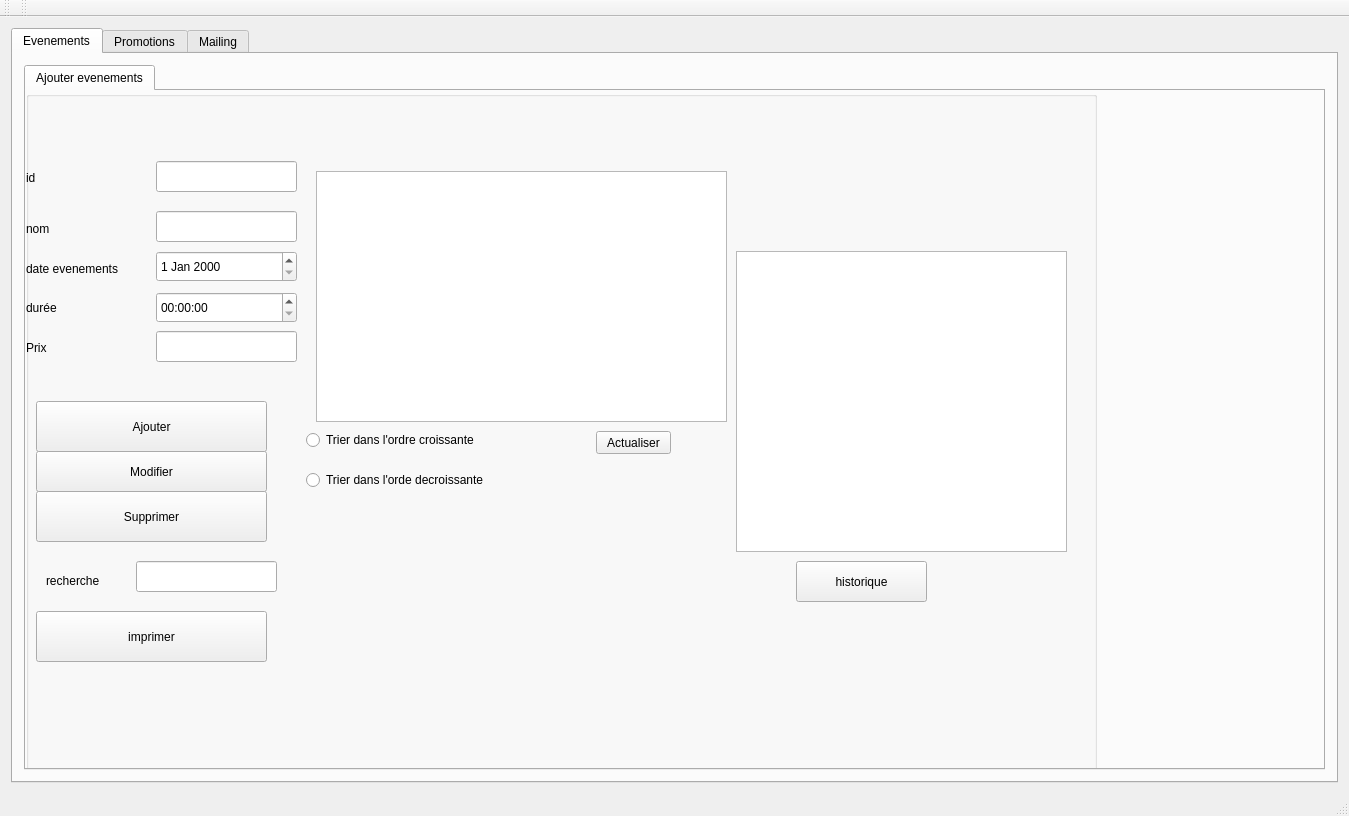
<?xml version="1.0" encoding="UTF-8"?>
<ui version="4.0">
 <class>MainWindow</class>
 <widget class="QMainWindow" name="MainWindow">
  <property name="geometry">
   <rect>
    <x>0</x>
    <y>0</y>
    <width>1349</width>
    <height>816</height>
   </rect>
  </property>
  <property name="windowTitle">
   <string>Gestion des Clients</string>
  </property>
  <property name="styleSheet">
   <string notr="true"/>
  </property>
  <widget class="QWidget" name="centralWidget">
   <layout class="QGridLayout" name="gridLayout_2">
    <item row="0" column="0">
     <widget class="QTabWidget" name="tabWidget_2">
      <property name="currentIndex">
       <number>0</number>
      </property>
      <widget class="QWidget" name="tab_5">
       <attribute name="title">
        <string>Evenements</string>
       </attribute>
       <layout class="QGridLayout" name="gridLayout_4">
        <item row="0" column="0">
         <widget class="QTabWidget" name="tabWidget">
          <property name="enabled">
           <bool>true</bool>
          </property>
          <property name="currentIndex">
           <number>0</number>
          </property>
          <widget class="QWidget" name="tab_3">
           <attribute name="title">
            <string>Ajouter evenements</string>
           </attribute>
           <widget class="QGroupBox" name="groupBox">
            <property name="geometry">
             <rect>
              <x>0</x>
              <y>0</y>
              <width>1071</width>
              <height>851</height>
             </rect>
            </property>
            <property name="title">
             <string/>
            </property>
            <widget class="QLabel" name="label_4">
             <property name="geometry">
              <rect>
               <x>0</x>
               <y>80</y>
               <width>47</width>
               <height>13</height>
              </rect>
             </property>
             <property name="styleSheet">
              <string notr="true">font: 11pt &quot;MS Shell Dlg 2&quot;;</string>
             </property>
             <property name="text">
              <string>id</string>
             </property>
            </widget>
            <widget class="QLabel" name="label_5">
             <property name="geometry">
              <rect>
               <x>0</x>
               <y>130</y>
               <width>91</width>
               <height>16</height>
              </rect>
             </property>
             <property name="styleSheet">
              <string notr="true">font: 11pt &quot;MS Shell Dlg 2&quot;;</string>
             </property>
             <property name="text">
              <string>nom</string>
             </property>
            </widget>
            <widget class="QLabel" name="label_6">
             <property name="geometry">
              <rect>
               <x>0</x>
               <y>170</y>
               <width>121</width>
               <height>16</height>
              </rect>
             </property>
             <property name="styleSheet">
              <string notr="true">font: 11pt &quot;MS Shell Dlg 2&quot;;
font: 11pt &quot;MS Shell Dlg 2&quot;;</string>
             </property>
             <property name="text">
              <string>date evenements</string>
             </property>
            </widget>
            <widget class="QLineEdit" name="lineEdit_id_2">
             <property name="geometry">
              <rect>
               <x>130</x>
               <y>70</y>
               <width>141</width>
               <height>31</height>
              </rect>
             </property>
            </widget>
            <widget class="QLineEdit" name="lineEdit_nom_2">
             <property name="geometry">
              <rect>
               <x>130</x>
               <y>120</y>
               <width>141</width>
               <height>31</height>
              </rect>
             </property>
            </widget>
            <widget class="QPushButton" name="on_pb_ajouter_clicked">
             <property name="geometry">
              <rect>
               <x>10</x>
               <y>310</y>
               <width>231</width>
               <height>51</height>
              </rect>
             </property>
             <property name="styleSheet">
              <string notr="true">font: 11pt &quot;MS Shell Dlg 2&quot;;</string>
             </property>
             <property name="text">
              <string>Ajouter</string>
             </property>
            </widget>
            <widget class="QDateEdit" name="dateEdit_evenements">
             <property name="geometry">
              <rect>
               <x>130</x>
               <y>160</y>
               <width>141</width>
               <height>31</height>
              </rect>
             </property>
            </widget>
            <widget class="QLineEdit" name="lineEdit_rech">
             <property name="geometry">
              <rect>
               <x>110</x>
               <y>470</y>
               <width>141</width>
               <height>31</height>
              </rect>
             </property>
            </widget>
            <widget class="QPushButton" name="on_pb_actualiser">
             <property name="geometry">
              <rect>
               <x>570</x>
               <y>340</y>
               <width>75</width>
               <height>23</height>
              </rect>
             </property>
             <property name="styleSheet">
              <string notr="true">font: 11pt &quot;MS Shell Dlg 2&quot;;</string>
             </property>
             <property name="text">
              <string>Actualiser</string>
             </property>
            </widget>
            <widget class="QLabel" name="label_8">
             <property name="geometry">
              <rect>
               <x>20</x>
               <y>480</y>
               <width>81</width>
               <height>20</height>
              </rect>
             </property>
             <property name="styleSheet">
              <string notr="true">font: 12pt &quot;MS Shell Dlg 2&quot;;</string>
             </property>
             <property name="text">
              <string>recherche</string>
             </property>
            </widget>
            <widget class="QRadioButton" name="radioButton_2">
             <property name="geometry">
              <rect>
               <x>280</x>
               <y>380</y>
               <width>241</width>
               <height>18</height>
              </rect>
             </property>
             <property name="styleSheet">
              <string notr="true">font: 11pt &quot;MS Shell Dlg 2&quot;;</string>
             </property>
             <property name="text">
              <string>Trier dans l'orde decroissante</string>
             </property>
            </widget>
            <widget class="QTableView" name="tablevenement_2">
             <property name="geometry">
              <rect>
               <x>290</x>
               <y>80</y>
               <width>411</width>
               <height>251</height>
              </rect>
             </property>
            </widget>
            <widget class="QRadioButton" name="radioButton">
             <property name="geometry">
              <rect>
               <x>280</x>
               <y>340</y>
               <width>231</width>
               <height>18</height>
              </rect>
             </property>
             <property name="styleSheet">
              <string notr="true">font: 11pt &quot;MS Shell Dlg 2&quot;;</string>
             </property>
             <property name="text">
              <string>Trier dans l'ordre croissante</string>
             </property>
            </widget>
            <widget class="QPushButton" name="on_pb_supprimer">
             <property name="geometry">
              <rect>
               <x>10</x>
               <y>400</y>
               <width>231</width>
               <height>51</height>
              </rect>
             </property>
             <property name="styleSheet">
              <string notr="true">font: 11pt &quot;MS Shell Dlg 2&quot;;</string>
             </property>
             <property name="text">
              <string>Supprimer</string>
             </property>
            </widget>
            <widget class="QPushButton" name="on_pb_modifier">
             <property name="geometry">
              <rect>
               <x>10</x>
               <y>360</y>
               <width>231</width>
               <height>41</height>
              </rect>
             </property>
             <property name="styleSheet">
              <string notr="true">font: 11pt &quot;MS Shell Dlg 2&quot;;</string>
             </property>
             <property name="text">
              <string>Modifier</string>
             </property>
            </widget>
            <widget class="QPushButton" name="on_pb_imprimer">
             <property name="geometry">
              <rect>
               <x>10</x>
               <y>520</y>
               <width>231</width>
               <height>51</height>
              </rect>
             </property>
             <property name="styleSheet">
              <string notr="true">font: 11pt &quot;MS Shell Dlg 2&quot;;</string>
             </property>
             <property name="text">
              <string>imprimer</string>
             </property>
            </widget>
            <widget class="QPushButton" name="pushButton_3">
             <property name="geometry">
              <rect>
               <x>770</x>
               <y>470</y>
               <width>131</width>
               <height>41</height>
              </rect>
             </property>
             <property name="styleSheet">
              <string notr="true">font: 11pt &quot;MS Shell Dlg 2&quot;;</string>
             </property>
             <property name="text">
              <string>historique</string>
             </property>
            </widget>
            <widget class="QTextBrowser" name="textBrowser">
             <property name="geometry">
              <rect>
               <x>710</x>
               <y>160</y>
               <width>331</width>
               <height>301</height>
              </rect>
             </property>
            </widget>
            <widget class="QLabel" name="label">
             <property name="geometry">
              <rect>
               <x>0</x>
               <y>250</y>
               <width>47</width>
               <height>14</height>
              </rect>
             </property>
             <property name="styleSheet">
              <string notr="true">font: 11pt &quot;MS Shell Dlg 2&quot;;</string>
             </property>
             <property name="text">
              <string>Prix</string>
             </property>
            </widget>
            <widget class="QLineEdit" name="lineEdit_prix">
             <property name="geometry">
              <rect>
               <x>130</x>
               <y>240</y>
               <width>141</width>
               <height>31</height>
              </rect>
             </property>
            </widget>
            <widget class="QLabel" name="label_7">
             <property name="geometry">
              <rect>
               <x>0</x>
               <y>210</y>
               <width>47</width>
               <height>14</height>
              </rect>
             </property>
             <property name="text">
              <string>durée</string>
             </property>
            </widget>
            <widget class="QTimeEdit" name="timeEdit_time">
             <property name="geometry">
              <rect>
               <x>130</x>
               <y>201</y>
               <width>141</width>
               <height>31</height>
              </rect>
             </property>
            </widget>
           </widget>
          </widget>
         </widget>
        </item>
       </layout>
      </widget>
      <widget class="QWidget" name="tab_6">
       <attribute name="title">
        <string>Promotions</string>
       </attribute>
       <layout class="QGridLayout" name="gridLayout_3">
        <item row="1" column="0">
         <widget class="QTabWidget" name="tabWidget_3">
          <property name="styleSheet">
           <string notr="true">font: 11pt &quot;MS Shell Dlg 2&quot;;</string>
          </property>
          <property name="currentIndex">
           <number>0</number>
          </property>
          <widget class="QWidget" name="tab_7">
           <attribute name="title">
            <string>Ajouter promo</string>
           </attribute>
           <widget class="QLineEdit" name="lineEdit_Nom_p">
            <property name="geometry">
             <rect>
              <x>130</x>
              <y>100</y>
              <width>113</width>
              <height>31</height>
             </rect>
            </property>
           </widget>
           <widget class="QLineEdit" name="lineEdit_pourcentage">
            <property name="geometry">
             <rect>
              <x>130</x>
              <y>130</y>
              <width>113</width>
              <height>31</height>
             </rect>
            </property>
           </widget>
           <widget class="QLineEdit" name="lineEdit_ID_promo">
            <property name="geometry">
             <rect>
              <x>130</x>
              <y>70</y>
              <width>113</width>
              <height>31</height>
             </rect>
            </property>
           </widget>
           <widget class="QLabel" name="label_10">
            <property name="geometry">
             <rect>
              <x>10</x>
              <y>100</y>
              <width>111</width>
              <height>20</height>
             </rect>
            </property>
            <property name="styleSheet">
             <string>font: 11pt &quot;MS Shell Dlg 2&quot;;</string>
            </property>
            <property name="text">
             <string>nompromo</string>
            </property>
           </widget>
           <widget class="QLabel" name="label_11">
            <property name="geometry">
             <rect>
              <x>10</x>
              <y>130</y>
              <width>101</width>
              <height>20</height>
             </rect>
            </property>
            <property name="styleSheet">
             <string>font: 11pt &quot;MS Shell Dlg 2&quot;;</string>
            </property>
            <property name="text">
             <string>pourcentage</string>
            </property>
           </widget>
           <widget class="QLabel" name="label_9">
            <property name="geometry">
             <rect>
              <x>10</x>
              <y>70</y>
              <width>81</width>
              <height>16</height>
             </rect>
            </property>
            <property name="styleSheet">
             <string>font: 11pt &quot;MS Shell Dlg 2&quot;;</string>
            </property>
            <property name="text">
             <string>idpromo</string>
            </property>
           </widget>
           <widget class="QPushButton" name="on_pb_ajouter_p">
            <property name="geometry">
             <rect>
              <x>30</x>
              <y>250</y>
              <width>171</width>
              <height>51</height>
             </rect>
            </property>
            <property name="styleSheet">
             <string>font: 11pt &quot;MS Shell Dlg 2&quot;;</string>
            </property>
            <property name="text">
             <string>Ajouter</string>
            </property>
           </widget>
           <widget class="QRadioButton" name="on_pb_trier_p_croissante">
            <property name="geometry">
             <rect>
              <x>480</x>
              <y>300</y>
              <width>201</width>
              <height>18</height>
             </rect>
            </property>
            <property name="styleSheet">
             <string>font: 11pt &quot;MS Shell Dlg 2&quot;;</string>
            </property>
            <property name="text">
             <string>Trier d'ordre croissante</string>
            </property>
           </widget>
           <widget class="QLineEdit" name="lineEdit_rech_2">
            <property name="geometry">
             <rect>
              <x>500</x>
              <y>210</y>
              <width>113</width>
              <height>20</height>
             </rect>
            </property>
           </widget>
           <widget class="QLabel" name="label_12">
            <property name="geometry">
             <rect>
              <x>440</x>
              <y>210</y>
              <width>61</width>
              <height>20</height>
             </rect>
            </property>
            <property name="styleSheet">
             <string>font: 11pt &quot;MS Shell Dlg 2&quot;;</string>
            </property>
            <property name="text">
             <string>Rechercher</string>
            </property>
           </widget>
           <widget class="QPushButton" name="on_pb_actualiser_2">
            <property name="geometry">
             <rect>
              <x>650</x>
              <y>200</y>
              <width>75</width>
              <height>23</height>
             </rect>
            </property>
            <property name="styleSheet">
             <string>font: 11pt &quot;MS Shell Dlg 2&quot;;</string>
            </property>
            <property name="text">
             <string>Actuialiser</string>
            </property>
           </widget>
           <widget class="QRadioButton" name="on_pb_trier_promo_decroissante">
            <property name="geometry">
             <rect>
              <x>310</x>
              <y>300</y>
              <width>141</width>
              <height>18</height>
             </rect>
            </property>
            <property name="styleSheet">
             <string>font: 11pt &quot;MS Shell Dlg 2&quot;;</string>
            </property>
            <property name="text">
             <string>Trier d'ordre decroissante</string>
            </property>
           </widget>
           <widget class="QTableView" name="tableView_promo">
            <property name="geometry">
             <rect>
              <x>320</x>
              <y>60</y>
              <width>401</width>
              <height>141</height>
             </rect>
            </property>
           </widget>
           <widget class="QPushButton" name="on_pb_supprimer_promo">
            <property name="geometry">
             <rect>
              <x>30</x>
              <y>380</y>
              <width>171</width>
              <height>51</height>
             </rect>
            </property>
            <property name="styleSheet">
             <string notr="true">font: 11pt &quot;MS Shell Dlg 2&quot;;</string>
            </property>
            <property name="text">
             <string>Supprimer</string>
            </property>
           </widget>
           <widget class="QPushButton" name="on_pb_modifier_promo">
            <property name="geometry">
             <rect>
              <x>30</x>
              <y>330</y>
              <width>171</width>
              <height>51</height>
             </rect>
            </property>
            <property name="styleSheet">
             <string>font: 11pt &quot;MS Shell Dlg 2&quot;;</string>
            </property>
            <property name="text">
             <string>Modifier</string>
            </property>
           </widget>
           <widget class="QPushButton" name="on_pb_statistique">
            <property name="geometry">
             <rect>
              <x>650</x>
              <y>220</y>
              <width>75</width>
              <height>23</height>
             </rect>
            </property>
            <property name="styleSheet">
             <string>font: 11pt &quot;MS Shell Dlg 2&quot;;</string>
            </property>
            <property name="text">
             <string>Statistiques</string>
            </property>
           </widget>
           <widget class="QPushButton" name="pushButton_4">
            <property name="geometry">
             <rect>
              <x>30</x>
              <y>430</y>
              <width>171</width>
              <height>51</height>
             </rect>
            </property>
            <property name="text">
             <string>Imprimer</string>
            </property>
           </widget>
           <widget class="QPushButton" name="pushButton_5">
            <property name="geometry">
             <rect>
              <x>890</x>
              <y>300</y>
              <width>181</width>
              <height>51</height>
             </rect>
            </property>
            <property name="styleSheet">
             <string notr="true">font: 11pt &quot;MS Shell Dlg 2&quot;;</string>
            </property>
            <property name="text">
             <string>Historique</string>
            </property>
           </widget>
           <widget class="QTextBrowser" name="textBrowser_2">
            <property name="geometry">
             <rect>
              <x>780</x>
              <y>50</y>
              <width>351</width>
              <height>241</height>
             </rect>
            </property>
           </widget>
           <widget class="QDateEdit" name="dateEdit_date_d">
            <property name="geometry">
             <rect>
              <x>130</x>
              <y>160</y>
              <width>110</width>
              <height>22</height>
             </rect>
            </property>
           </widget>
           <widget class="QDateEdit" name="dateEdit_date_f">
            <property name="geometry">
             <rect>
              <x>130</x>
              <y>180</y>
              <width>110</width>
              <height>22</height>
             </rect>
            </property>
           </widget>
           <widget class="QLabel" name="label_2">
            <property name="geometry">
             <rect>
              <x>20</x>
              <y>160</y>
              <width>47</width>
              <height>14</height>
             </rect>
            </property>
            <property name="text">
             <string>date_d</string>
            </property>
           </widget>
           <widget class="QLabel" name="label_3">
            <property name="geometry">
             <rect>
              <x>20</x>
              <y>180</y>
              <width>47</width>
              <height>14</height>
             </rect>
            </property>
            <property name="text">
             <string>date_f</string>
            </property>
           </widget>
          </widget>
         </widget>
        </item>
       </layout>
      </widget>
      <widget class="QWidget" name="tab_12">
       <attribute name="title">
        <string>Mailing</string>
       </attribute>
       <layout class="QGridLayout" name="gridLayout">
        <item row="0" column="0">
         <widget class="QLabel" name="label_36">
          <property name="font">
           <font>
            <family>Microsoft YaHei</family>
            <pointsize>14</pointsize>
            <weight>50</weight>
            <bold>false</bold>
           </font>
          </property>
          <property name="styleSheet">
           <string notr="true"/>
          </property>
          <property name="text">
           <string>Smtp-server :</string>
          </property>
         </widget>
        </item>
        <item row="0" column="1">
         <widget class="QLineEdit" name="server">
          <property name="font">
           <font>
            <family>Arial</family>
            <pointsize>12</pointsize>
            <weight>50</weight>
            <italic>false</italic>
            <bold>false</bold>
           </font>
          </property>
          <property name="styleSheet">
           <string notr="true">background:none;</string>
          </property>
          <property name="text">
           <string>smtp.gmail.com</string>
          </property>
         </widget>
        </item>
        <item row="1" column="0">
         <widget class="QLabel" name="label_40">
          <property name="font">
           <font>
            <family>Microsoft YaHei</family>
            <pointsize>14</pointsize>
            <weight>50</weight>
            <bold>false</bold>
           </font>
          </property>
          <property name="styleSheet">
           <string notr="true">background:none;</string>
          </property>
          <property name="text">
           <string>Server port :</string>
          </property>
         </widget>
        </item>
        <item row="1" column="1">
         <widget class="QLineEdit" name="port">
          <property name="font">
           <font>
            <family>Arial</family>
            <pointsize>12</pointsize>
            <weight>50</weight>
            <italic>false</italic>
            <bold>false</bold>
           </font>
          </property>
          <property name="styleSheet">
           <string notr="true">background:none;</string>
          </property>
          <property name="text">
           <string>465</string>
          </property>
         </widget>
        </item>
        <item row="2" column="0">
         <widget class="QLabel" name="label_38">
          <property name="font">
           <font>
            <family>Microsoft YaHei</family>
            <pointsize>14</pointsize>
            <weight>50</weight>
            <bold>false</bold>
           </font>
          </property>
          <property name="styleSheet">
           <string notr="true">background:none;</string>
          </property>
          <property name="text">
           <string>Nom d'utilisateur :</string>
          </property>
         </widget>
        </item>
        <item row="2" column="1">
         <widget class="QLineEdit" name="uname">
          <property name="font">
           <font>
            <family>Arial</family>
            <pointsize>12</pointsize>
            <weight>50</weight>
            <italic>false</italic>
            <bold>false</bold>
           </font>
          </property>
          <property name="styleSheet">
           <string notr="true">background:none;</string>
          </property>
         </widget>
        </item>
        <item row="3" column="0">
         <widget class="QLabel" name="label_37">
          <property name="font">
           <font>
            <family>Microsoft YaHei</family>
            <pointsize>14</pointsize>
            <weight>50</weight>
            <bold>false</bold>
           </font>
          </property>
          <property name="styleSheet">
           <string notr="true">background:none;</string>
          </property>
          <property name="text">
           <string>Mot de passe :</string>
          </property>
         </widget>
        </item>
        <item row="3" column="1">
         <widget class="QLineEdit" name="paswd">
          <property name="font">
           <font>
            <family>Arial</family>
            <pointsize>12</pointsize>
            <weight>50</weight>
            <italic>false</italic>
            <bold>false</bold>
           </font>
          </property>
          <property name="styleSheet">
           <string notr="true">background:none;</string>
          </property>
          <property name="inputMask">
           <string/>
          </property>
          <property name="echoMode">
           <enum>QLineEdit::Password</enum>
          </property>
         </widget>
        </item>
        <item row="4" column="0">
         <widget class="QLabel" name="label_27">
          <property name="font">
           <font>
            <family>Microsoft YaHei</family>
            <pointsize>14</pointsize>
            <weight>50</weight>
            <bold>false</bold>
           </font>
          </property>
          <property name="styleSheet">
           <string notr="true">background:none;</string>
          </property>
          <property name="text">
           <string>Destinataire :</string>
          </property>
         </widget>
        </item>
        <item row="4" column="1">
         <widget class="QComboBox" name="comboBox_mail">
          <property name="font">
           <font>
            <family>Arial</family>
            <pointsize>15</pointsize>
            <weight>50</weight>
            <italic>false</italic>
            <bold>false</bold>
           </font>
          </property>
          <property name="editable">
           <bool>true</bool>
          </property>
          <property name="currentText">
           <string>hammabaccari44@gmail.com</string>
          </property>
         </widget>
        </item>
        <item row="5" column="0">
         <widget class="QLabel" name="label_39">
          <property name="font">
           <font>
            <family>Microsoft YaHei</family>
            <pointsize>14</pointsize>
            <weight>50</weight>
            <bold>false</bold>
           </font>
          </property>
          <property name="styleSheet">
           <string notr="true">background:none;</string>
          </property>
          <property name="text">
           <string>Objet :</string>
          </property>
         </widget>
        </item>
        <item row="5" column="1">
         <widget class="QLineEdit" name="subject">
          <property name="font">
           <font>
            <family>Arial</family>
            <pointsize>12</pointsize>
            <weight>50</weight>
            <italic>false</italic>
            <bold>false</bold>
           </font>
          </property>
          <property name="styleSheet">
           <string notr="true">background:none;</string>
          </property>
         </widget>
        </item>
        <item row="6" column="0">
         <widget class="QLabel" name="label_35">
          <property name="font">
           <font>
            <family>Microsoft YaHei</family>
            <pointsize>14</pointsize>
            <weight>50</weight>
            <bold>false</bold>
           </font>
          </property>
          <property name="styleSheet">
           <string notr="true">background:none;
</string>
          </property>
          <property name="text">
           <string>Message :</string>
          </property>
         </widget>
        </item>
        <item row="6" column="1">
         <widget class="QPlainTextEdit" name="msg">
          <property name="font">
           <font>
            <family>Microsoft YaHei Light</family>
           </font>
          </property>
          <property name="styleSheet">
           <string notr="true">background:none;</string>
          </property>
         </widget>
        </item>
        <item row="7" column="1">
         <widget class="QPushButton" name="sendBtn">
          <property name="font">
           <font>
            <family>Microsoft YaHei</family>
            <pointsize>14</pointsize>
           </font>
          </property>
          <property name="whatsThis">
           <string>&lt;html&gt;&lt;head/&gt;&lt;body&gt;&lt;p&gt;&lt;br/&gt;&lt;/p&gt;&lt;/body&gt;&lt;/html&gt;</string>
          </property>
          <property name="styleSheet">
           <string notr="true"/>
          </property>
          <property name="text">
           <string>Envoyer</string>
          </property>
         </widget>
        </item>
       </layout>
      </widget>
     </widget>
    </item>
   </layout>
  </widget>
  <widget class="QMenuBar" name="menuBar">
   <property name="geometry">
    <rect>
     <x>0</x>
     <y>0</y>
     <width>1349</width>
     <height>22</height>
    </rect>
   </property>
  </widget>
  <widget class="QToolBar" name="mainToolBar">
   <attribute name="toolBarArea">
    <enum>TopToolBarArea</enum>
   </attribute>
   <attribute name="toolBarBreak">
    <bool>false</bool>
   </attribute>
  </widget>
  <widget class="QStatusBar" name="statusBar"/>
  <widget class="QToolBar" name="toolBar">
   <property name="windowTitle">
    <string>toolBar</string>
   </property>
   <attribute name="toolBarArea">
    <enum>TopToolBarArea</enum>
   </attribute>
   <attribute name="toolBarBreak">
    <bool>false</bool>
   </attribute>
  </widget>
 </widget>
 <layoutdefault spacing="6" margin="11"/>
 <resources/>
 <connections/>
</ui>
